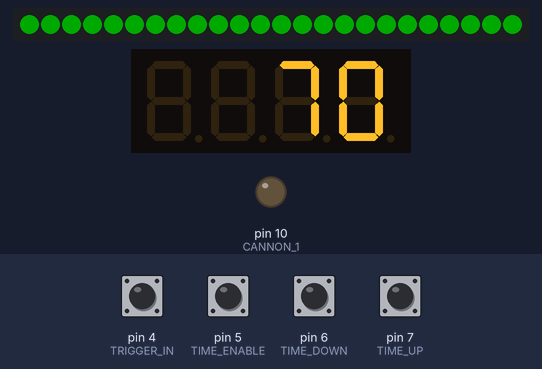
Recording of a sketch running on a simulated Arduino Uno, built with avr-gcc and run on an emulated ATmega328P. Parts: 24 RGB LEDs in strip order, left to right, 4-digit seven-segment display, output pins drawn as LEDs (lit = HIGH). The inputs (shaded band) are chosen by the test bench; at power-on: pin 4 (TRIGGER_IN), pin 5 (TIME_ENABLE), pin 6 (TIME_DOWN), pin 7 (TIME_UP) HIGH. Dim RGB values are drawn brighter than linear.

Above: at 1.8 s.
1.9 s: pin 4 (TRIGGER_IN) pulled LOW for 0.15 s
At 3.3 s:
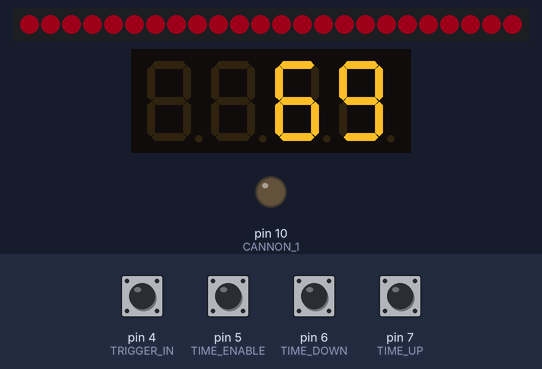
5.0 s: pin 4 (TRIGGER_IN) pulled LOW for 1 s
At 9.2 s:
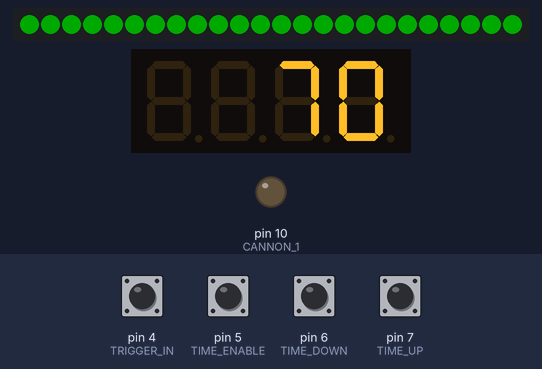
Timing chart, 0 to 10.7 s (numbered marks = the images above; inputs shaded):
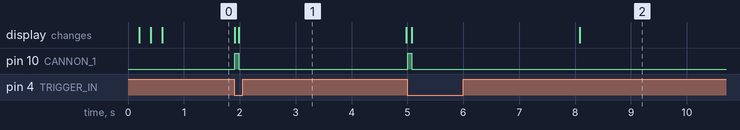

The sketch:

simple_cannon.ino
```cpp
//SIMPLE CANNON

#include <Adafruit_NeoPixel.h>
#include <Wire.h>
#include <Adafruit_GFX.h>
#include "Adafruit_LEDBackpack.h"

//CANNON TIMER

const int TRIGGER_IN = 4;
const int CANNON_1 = 10;
//const int CANNON_2 = 0;
//const int CANNON_3 = 0;
//const int CANNON_4 = 0;
const int LED_PIN = 12;

const int TIME_ENABLE = 5;
const int TIME_DOWN = 6;
const int TIME_UP = 7;

const int VALVE_ON = 1;
const int VALVE_OFF = 0;

//OPERATION PARAMETERS
unsigned int debounceDelay = 40; //milliseconds - how long to press before firing
unsigned int resetTime = 3 * 1000; //convert to seconds
unsigned int shotInterval = 70; //valve open period; milliseconds

const int MIN_SHOT_INTERVAL = 10;
const int MAX_SHOT_INTERVAL = 400;

//state timers
unsigned long loopTime = 0; //set time at start of each loop
unsigned long lastTriggerTime = 0; //for debounce
unsigned long valveOpenTime = 0; //track start time of cannon firing
unsigned long debounceTimer = 0;

unsigned int shotCycleCounter = 0; //number of loop cycles per shot, as a cross-check

int valveState = VALVE_OFF;
int triggerDisable = 1; //delay for reset, start delayed

int triggerButtonState = 0;
int lastTriggerButtonState = 0;

int cannonState = 0; //initial state

int timeEnableButtonState = 0;
int timeDownButtonState = 0;
int timeUpButtonState = 0;

const int LED_COUNT = 24;
Adafruit_NeoPixel lightRing(LED_COUNT, LED_PIN, NEO_GRB + NEO_KHZ800);

Adafruit_7segment timerDisplay = Adafruit_7segment();

void setup() {
  //setup trigger input button pin state
  pinMode(TRIGGER_IN, INPUT_PULLUP);
  pinMode(TIME_ENABLE, INPUT_PULLUP);
  pinMode(TIME_DOWN, INPUT_PULLUP);
  pinMode(TIME_UP, INPUT_PULLUP);

  pinMode(CANNON_1, OUTPUT);

  //setup calce states
  digitalWrite(CANNON_1, VALVE_OFF);
  /*digitalWrite(CANNON_2, VALVE_OFF);
  digitalWrite(CANNON_3, VALVE_OFF);
  digitalWrite(CANNON_4, VALVE_OFF);
  */

  //setup output wire for LEDs
  //display reset lights
  lightRing.begin();
  lightRing.setBrightness(80);
  lightRing.show();
  lightRingBlink();

  //setup i2c output
  timerDisplay.begin(0x70);
  //display reset state on display
  timerDisplay.print(3210, DEC);
  timerDisplay.writeDisplay();

  loopTime = millis();
  lastTriggerTime = loopTime - 4000; //delays 'trigger enable' initially while states get set
}

void loop() {
  loopTime = millis();
  valveState = VALVE_OFF;

  triggerButtonState = digitalRead(TRIGGER_IN) && (!triggerDisable);
  timeEnableButtonState = digitalRead(TIME_ENABLE);
  timeDownButtonState = digitalRead(TIME_DOWN);
  timeUpButtonState = digitalRead(TIME_UP);
  //LOW = pressed - HIGH = open

  if (timeEnableButtonState == LOW) { // ADJUST FIRING TIME
    if (timeDownButtonState == LOW) {
      shotInterval = max(shotInterval - 5, MIN_SHOT_INTERVAL);
      delay(50);
    }
    else if (timeUpButtonState == LOW) {
      shotInterval = min(shotInterval + 5, MAX_SHOT_INTERVAL);
      delay(50);
    }
  }

  if (triggerButtonState == LOW && timeEnableButtonState == HIGH) { //FIRE CANNONS
    if(lastTriggerButtonState != triggerButtonState) {
      //first press
      lastTriggerTime = loopTime;
      triggerDisable = 1;
      shotCycleCounter = 0;
    }
  }
  else if (triggerButtonState == HIGH) {
    lightRing.fill(0x009000); // light green for ready
    timerDisplay.print(shotInterval, DEC);
  }
  else {
    //something is wrong
    timerDisplay.print(0x0000, HEX);
  }
  lastTriggerButtonState = triggerButtonState; //reset latch

  if (loopTime - lastTriggerTime < shotInterval) { //CANNONS FIRING
    valveState = VALVE_ON;

    shotCycleCounter += 1;
    //timerDisplay.print(shotCycleCounter%10000, DEC);
    timerDisplay.print(loopTime-lastTriggerTime,DEC);

    lightRingSpin(shotCycleCounter);
  }
  else if (loopTime - lastTriggerTime < (shotInterval + resetTime)) { //KEEP TRIGGER BUTTON DISABLED
    lightRing.fill(0x600010); //purple for disable
  }
  else {
    triggerDisable = 0; //re-enable trigger
  }

  timerDisplay.writeDisplay();
  lightRing.show();

  //SET VALVES
  digitalWrite(CANNON_1, valveState);

}

void lightRingSpin(int spinIndex) {
  int lightStep = spinIndex % LED_COUNT;

  for (int i = 0; i < LED_COUNT; i++) {
    if ( (i+lightStep)%LED_COUNT < 8 ) {
      lightRing.setPixelColor(i, 0x000006);
    }
    else {
      lightRing.setPixelColor(i, 0x2000FF);
    }
  }
  lightRing.show();
}

void lightRingBlink() {
  //show initialization colors
  lightRing.fill(0xFF0000);
  lightRing.show();
  delay(200);
  lightRing.fill(0x00FF00);
  lightRing.show();
  delay(200);
  lightRing.fill(0x0000FF);
  lightRing.show();
  delay(200);
}
```

Measured:
- after the input at 1.9 s, pin 10 (CANNON_1): LOW → HIGH at once, → LOW 0.07 s later; the display: first changes at once (image 1 shows a later state)
- after the input at 5.0 s, pin 10 (CANNON_1): LOW → HIGH at once, → LOW 0.07 s later; the display: first changes after 0.08 s (image 2 shows a later state)
